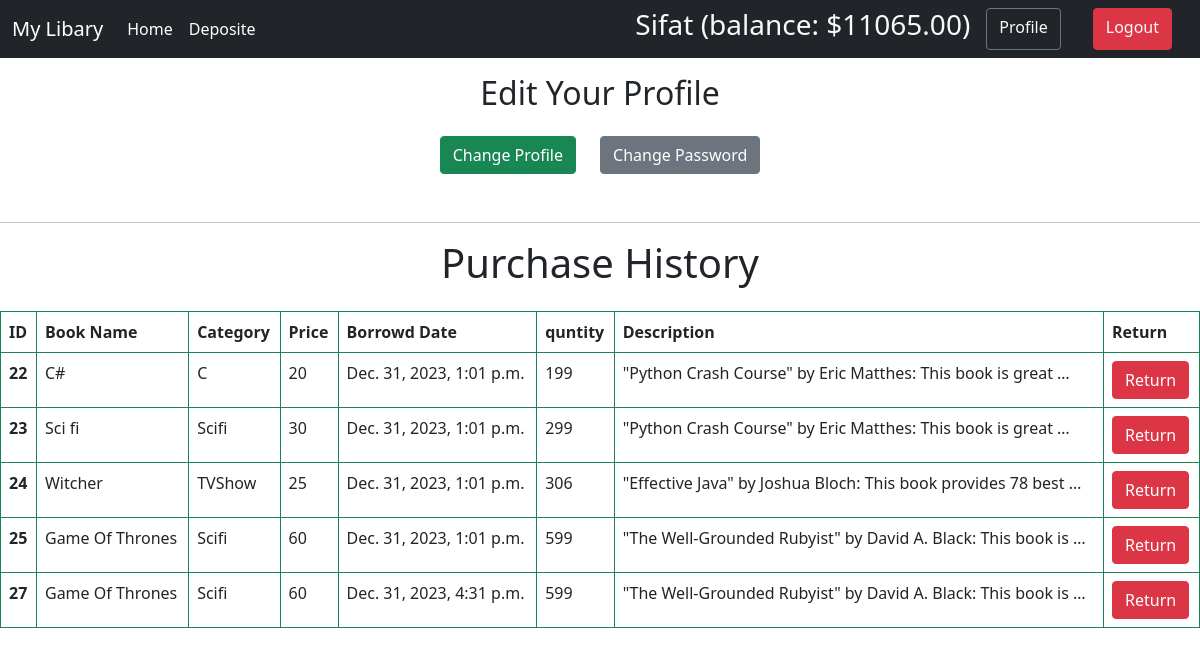
/user/profile/ (signed in), run on the app's committed database.
### user/models.py (models this page shows, shortened)
class UserAccount(models.Model):
     user = models.OneToOneField(User, related_name='account', on_delete=models.CASCADE)
     balance = models.DecimalField(default=0, max_digits=12, decimal_places=2)

### books/models.py (models this page shows, shortened)
class Purcehase_history(models.Model):
    user = models.ForeignKey(User,on_delete=models.CASCADE)
    purchase_date = models.DateTimeField(auto_now_add=True)
    Book = models.ForeignKey(Book,on_delete=models.CASCADE)
    isBorrowd = models.BooleanField(default=True, null = True, blank = True)

class Book(models.Model):
    title = models.CharField(max_length=50)
    category = models.ForeignKey(Category , on_delete=models.CASCADE, null = True , blank = True)
    price = models.DecimalField(max_digits=10, decimal_places=0)
    quntity = models.IntegerField()
    description = models.TextField()
    image = models.ImageField(upload_to='books/media/uploads', height_field=None, width_field=None, max_length=None,default='')

### category/models.py (models this page shows, shortened)
class Category(models.Model):
    name = models.CharField(max_length=50)
    slug = models.SlugField(max_length = 100, unique = True, null = True, blank = True)

### user/views.py (the view)
# urls.py: path('profile/',views.ProfileView.as_view(),name='profile'),
@method_decorator(login_required, name= 'dispatch')
class ProfileView(View):
    template_name = 'profile.html'
    def get(self, request, *agrs, **kwargs):
        data = Purcehase_history.objects.filter(user=request.user)
        return render(request, 'profile.html',{'data':data})

### user/templates/profile.html
{% extends 'base.html' %}
{% load static %}
{% block content %}
<h2 class="text-center mt-3">Edit Your Profile</h2>
<div class="d-flex justify-content-center align-content-center align-items-center text-center gap-4 m-5 mt-4">
    <a href="{% url 'ProfileChange' %}" class="btn btn-success">
        Change Profile
        </a>
        <a href="{% url 'Changepaswwod' %}" class="btn btn-secondary">
        Change Password
        </a>
</div>
<hr>
<h1 class="text-center">Purchase History</h1>
<table class="table table-bordered border-success mt-4">
  <thead>
  <tr>
      <th scope="col">ID</th>
      <th scope="col">Book Name</th>
      <th scope="col">Category</th>
      <th scope="col">Price</th>
      <th scope="col">Borrowd Date</th>
      <th scope="col">quntity</th>
      <th scope="col">Description</th>
      <th scope="col">Return</th>
  </tr>
  </thead>
  <tbody>
      {% for val in data %}
      <tr>
      <th scope="row">{{val.id}}</th>
      <td>{{val.Book.title}}</td>
      <td>{{val.Book.category.name}}</td>
      <td>{{val.Book.price}}</td>
      <td>{{val.purchase_date}}</td>
      <td>{{val.Book.quntity}}</td>
      <td>{{val.Book.description | truncatewords:10}}</td>
      <td>
        <a href="{% url 'return' id=val.Book.id userid=request.user.id  buyid=val.id %}" class="btn btn-danger">Return</a>
      </td>
      </tr>
  {% endfor %}
  </tbody>
</table>
{% endblock content %}

### templates/base.html (shortened to what this page needs)
<!doctype html>
<html lang="en">
  <head>
    <link href="https://cdn.jsdelivr.net/npm/bootstrap@5.0.2/dist/css/bootstrap.min.css" rel="stylesheet">
  </head>
  <body>
    <nav class="navbar navbar-expand-lg navbar-dark bg-dark">
        <div class="container-fluid">
          <a class="navbar-brand" href="{% url 'homepage' %}">My Libary</a>
          <div class="collapse navbar-collapse" id="navbarSupportedContent">
            <ul class="navbar-nav me-auto mb-2 mb-lg-0">
              <li class="nav-item">
                <a class="nav-link active" aria-current="page" href="{% url 'homepage' %}">Home</a>
              </li>
            {% if request.user.is_authenticated %}
              <li class="nav-item">
                <a class="nav-link active" aria-current="page" href="{% url 'deposit_money' %}">Deposite</a>
              </li>
              {% endif %}
            </ul>
            {% if request.user.is_authenticated %}
            <form class="d-flex">
              <h3 class="text-light">{{ request.user.first_name }} (balance: ${{ request.user.account.balance }})</h3>
              <a class="btn border-secondary text-light mx-3" href="{% url 'profile' %}">Profile</a>
              <a class="btn btn-danger text-light mx-3" href="{% url 'logout' %}">Logout</a>
            </form>
          {% else %}
            <form class="d-flex">
              <a class="btn btn-warning text-light mx-3" href="{% url 'register' %}">Sign Up</a>
              <a class="btn btn-success text-light mx-3" href="{% url 'login' %}">Login</a>
            </form>
          {% endif %}
          </div>
        </div>
      </nav>
  {% block content %}{% endblock content %}
  </body>
</html>

### data on the page
Purcehase_history: id "22", Book "C#", Book.category.name "C", Book.price "20", purchase_date "Dec. 31, 2023, 1:01 p.m.", Book.quntity "199", Book.description "\"Python Crash Course\" by Eric Matthes: This book is great …"
Purcehase_history: id "23", Book "Sci fi", Book.category.name "Scifi", Book.price "30", purchase_date "Dec. 31, 2023, 1:01 p.m.", Book.quntity "299", Book.description "\"Python Crash Course\" by Eric Matthes: This book is great …"
Purcehase_history: id "24", Book "Witcher", Book.category.name "TVShow", Book.price "25", purchase_date "Dec. 31, 2023, 1:01 p.m.", Book.quntity "306", Book.description "\"Effective Java\" by Joshua Bloch: This book provides 78 best …"
Purcehase_history: id "25", Book "Game Of Thrones", Book.category.name "Scifi", Book.price "60", purchase_date "Dec. 31, 2023, 1:01 p.m.", Book.quntity "599", Book.description "\"The Well-Grounded Rubyist\" by David A. Black: This book is …"
Purcehase_history: id "27", Book "Game Of Thrones", Book.category.name "Scifi", Book.price "60", purchase_date "Dec. 31, 2023, 4:31 p.m.", Book.quntity "599", Book.description "\"The Well-Grounded Rubyist\" by David A. Black: This book is …"

### other printed values
{{ request.user.first_name }} "Sifat"
{{ request.user.account.balance }} "11065.00"
